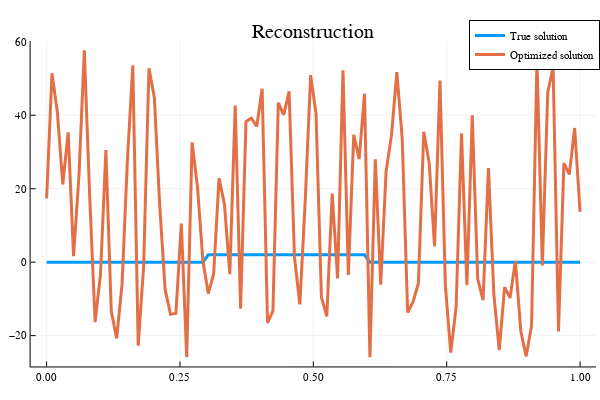

The code cell stored with this chart in its notebook:
### Code cell
#Initialisation
x = 100*ones(n,1);
lambda=1e-2;
itermax_subgradient_simple=100;
pas = 1
xbest, histo_subgradient_simple = subgradient_simple(x,y,H,W,lambda,pas,itermax_subgradient_simple);
plotly();

iter_subgradient_simple = 1:itermax_subgradient_simple;
x = [xt,xbest];

p7 = plot(iter_subgradient_simple,histo_subgradient_simple,title="Convergence curve",label=["f"],lw=3,ann=[(55,80,"Simple sub-gradient")])
p8 = plot(px,x,title="Reconstruction",label=["True solution" "Optimized solution"],lw=3)

### Figure 1 — Plotly figure (JSON) as saved in the notebook; plotly's stock layout.template omitted (floating-point values rounded to 4 significant figures)
{"data": [{"colorbar": {"title": ""}, "legendgroup": "True solution", "line": {"color": "rgba(0, 154, 250, 1.000)", "dash": "solid", "shape": "linear", "width": 3}, "mode": "lines", "name": "True solution", "showlegend": true, "type": "scatter", "x": [0, 0.0101, 0.0202, 0.0303, 0.0404, 0.05051, 0.06061, 0.07071, 0.08081, 0.09091, 0.101, 0.1111, 0.1212, 0.1313, 0.1414, 0.1515, 0.1616, 0.1717, 0.1818, 0.1919, 0.202, 0.2121, 0.2222, 0.2323, 0.2424, 0.2525, 0.2626, 0.2727, 0.2828, 0.2929, 0.303, 0.3131, 0.3232, 0.3333, 0.3434, 0.3535, 0.3636, 0.3737, 0.3838, 0.3939, 0.404, 0.4141, 0.4242, 0.4343, 0.4444, 0.4545, 0.4646, 0.4747, 0.4848, 0.4949, 0.5051, 0.5152, 0.5253, 0.5354, 0.5455, 0.5556, 0.5657, 0.5758, 0.5859, 0.596, 0.6061, 0.6162, 0.6263, 0.6364, 0.6465, 0.6566, 0.6667, 0.6768, 0.6869, 0.697, 0.7071, 0.7172, 0.7273, 0.7374, 0.7475, 0.7576, 0.7677, 0.7778, 0.7879, 0.798, 0.8081, 0.8182, 0.8283, 0.8384, 0.8485, 0.8586, 0.8687, 0.8788, 0.8889, 0.899, 0.9091, 0.9192, 0.9293, 0.9394, 0.9495, 0.9596, 0.9697, 0.9798, 0.9899, 1], "xaxis": "x", "y": [0, 0, 0, 0, 0, 0, 0, 0, 0, 0, 0, 0, 0, 0, 0, 0, 0, 0, 0, 0, 0, 0, 0, 0, 0, 0, 0, 0, 0, 0, 2, 2, 2, 2, 2, 2, 2, 2, 2, 2, 2, 2, 2, 2, 2, 2, 2, 2, 2, 2, 2, 2, 2, 2, 2, 2, 2, 2, 2, 2, 0, 0, 0, 0, 0, 0, 0, 0, 0, 0, 0, 0, 0, 0, 0, 0, 0, 0, 0, 0, 0, 0, 0, 0, 0, 0, 0, 0, 0, 0, 0, 0, 0, 0, 0, 0, 0, 0, 0, 0], "yaxis": "y", "zmax": null, "zmin": null}, {"colorbar": {"title": ""}, "legendgroup": "Optimized solution", "line": {"color": "rgba(227, 111, 71, 1.000)", "dash": "solid", "shape": "linear", "width": 3}, "mode": "lines", "name": "Optimized solution", "showlegend": true, "type": "scatter", "x": [0, 0.0101, 0.0202, 0.0303, 0.0404, 0.05051, 0.06061, 0.07071, 0.08081, 0.09091, 0.101, 0.1111, 0.1212, 0.1313, 0.1414, 0.1515, 0.1616, 0.1717, 0.1818, 0.1919, 0.202, 0.2121, 0.2222, 0.2323, 0.2424, 0.2525, 0.2626, 0.2727, 0.2828, 0.2929, 0.303, 0.3131, 0.3232, 0.3333, 0.3434, 0.3535, 0.3636, 0.3737, 0.3838, 0.3939, 0.404, 0.4141, 0.4242, 0.4343, 0.4444, 0.4545, 0.4646, 0.4747, 0.4848, 0.4949, 0.5051, 0.5152, 0.5253, 0.5354, 0.5455, 0.5556, 0.5657, 0.5758, 0.5859, 0.596, 0.6061, 0.6162, 0.6263, 0.6364, 0.6465, 0.6566, 0.6667, 0.6768, 0.6869, 0.697, 0.7071, 0.7172, 0.7273, 0.7374, 0.7475, 0.7576, 0.7677, 0.7778, 0.7879, 0.798, 0.8081, 0.8182, 0.8283, 0.8384, 0.8485, 0.8586, 0.8687, 0.8788, 0.8889, 0.899, 0.9091, 0.9192, 0.9293, 0.9394, 0.9495, 0.9596, 0.9697, 0.9798, 0.9899, 1], "xaxis": "x", "y": [17.34, 51.42, 40.8, 21.14, 35.33, 1.656, 23.33, 57.7, 17.81, -16.35, -3.302, 30.51, -13.33, -20.74, -6.062, 27.99, 53.62, -22.73, -1.284, 52.78, 44.8, 15.22, -7.508, -14.21, -13.92, 10.52, -25.86, 32.61, 20.48, 0.4584, -8.538, -3.224, 22.8, 15.85, -3.28, 42.67, -12.66, 38.25, 39.24, 36.96, 47.22, -16.53, -13.24, 43.41, 40.09, 46.52, 1.274, -11.5, 16.88, 50.93, 40.48, -9.559, -14.74, 18.66, -4.431, 52.26, -3.47, 34.65, 28.09, 45.87, -25.89, 28.03, -6.11, 24.68, 34.5, 51.74, 33.49, -13.7, -10.85, -5.72, 35.52, 26.97, 4.318, 49.45, -6.297, -24.61, -12.28, 35.05, -6.284, 39.97, -4.515, -10.32, 25.61, -8.725, -23.95, -6.805, -9.736, 0.3133, -18.73, -25.63, -17.22, 55.11, -0.869, 46.27, 52.96, -18.84, 26.97, 23.88, 36.54, 13.7], "yaxis": "y", "zmax": null, "zmin": null}], "layout": {"annotations": [{"font": {"color": "rgba(0, 0, 0, 1.000)", "family": "sans-serif", "size": 20}, "rotation": 0, "showarrow": false, "text": "Reconstruction", "x": 0.5222, "xanchor": "center", "xref": "paper", "y": 1, "yanchor": "top", "yref": "paper"}], "height": 400, "legend": {"bgcolor": "rgba(255, 255, 255, 1.000)", "bordercolor": "rgba(0, 0, 0, 1.000)", "borderwidth": 1, "font": {"color": "rgba(0, 0, 0, 1.000)", "family": "sans-serif", "size": 11}, "title": {"font": {"color": "rgba(0, 0, 0, 1.000)", "family": "sans-serif", "size": 15}, "text": ""}, "tracegroupgap": 0, "traceorder": "normal", "x": 1, "xanchor": "auto", "y": 1, "yanchor": "auto"}, "margin": {"b": 20, "l": 0, "r": 0, "t": 20}, "paper_bgcolor": "rgba(255, 255, 255, 1.000)", "plot_bgcolor": "rgba(255, 255, 255, 1.000)", "showlegend": true, "width": 600, "xaxis": {"anchor": "y", "domain": [0.05101, 0.9934], "gridcolor": "rgba(0, 0, 0, 0.100)", "gridwidth": 0.5, "linecolor": "rgba(0, 0, 0, 1.000)", "mirror": false, "range": [-0.03, 1.03], "showgrid": true, "showline": true, "showticklabels": true, "tickangle": 0, "tickcolor": "rgb(0, 0, 0)", "tickfont": {"color": "rgba(0, 0, 0, 1.000)", "family": "sans-serif", "size": 11}, "tickmode": "array", "ticks": "inside", "ticktext": ["0.00", "0.25", "0.50", "0.75", "1.00"], "tickvals": [0, 0.25, 0.5, 0.75, 1], "title": "", "titlefont": {"color": "rgba(0, 0, 0, 1.000)", "family": "sans-serif", "size": 15}, "type": "-", "visible": true, "zeroline": false, "zerolinecolor": "rgba(0, 0, 0, 1.000)"}, "yaxis": {"anchor": "x", "domain": [0.03762, 0.9415], "gridcolor": "rgba(0, 0, 0, 0.100)", "gridwidth": 0.5, "linecolor": "rgba(0, 0, 0, 1.000)", "mirror": false, "range": [-28.4, 60.21], "showgrid": true, "showline": true, "showticklabels": true, "tickangle": 0, "tickcolor": "rgb(0, 0, 0)", "tickfont": {"color": "rgba(0, 0, 0, 1.000)", "family": "sans-serif", "size": 11}, "tickmode": "array", "ticks": "inside", "ticktext": ["−20", "0", "20", "40", "60"], "tickvals": [-20, 0, 20, 40, 60], "title": "", "titlefont": {"color": "rgba(0, 0, 0, 1.000)", "family": "sans-serif", "size": 15}, "type": "-", "visible": true, "zeroline": false, "zerolinecolor": "rgba(0, 0, 0, 1.000)"}}}
